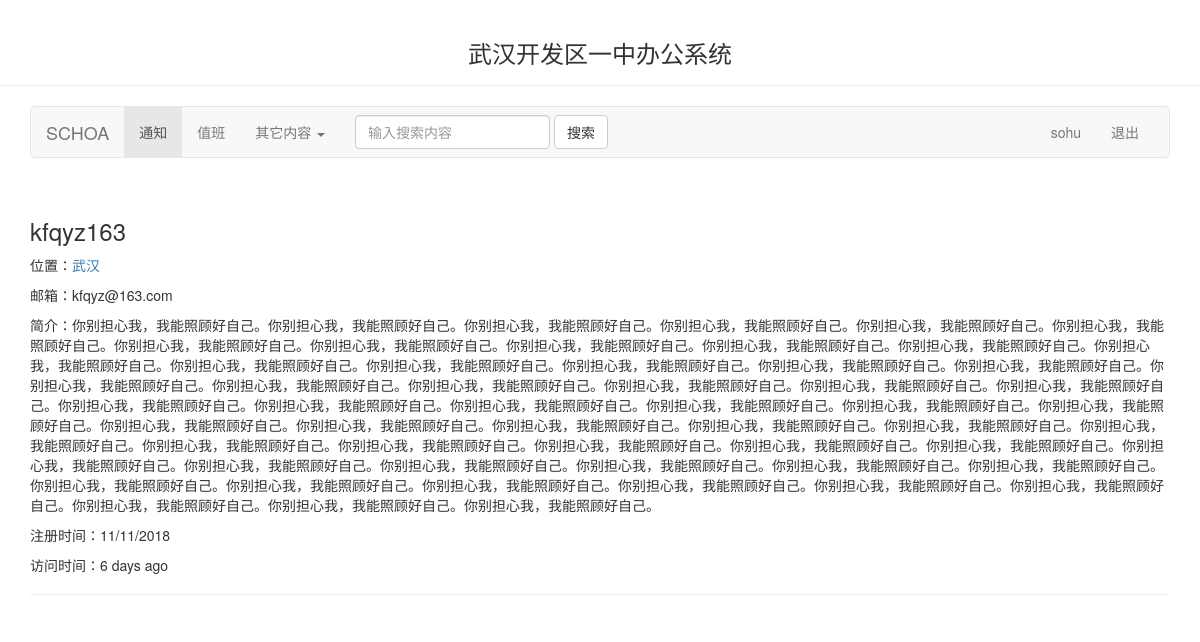
Screenshot of /user/kfqyz163 (signed in) with the database file from the repository.
### app/models.py (models this page shows, shortened)
class User(UserMixin, db.Model):
    __tablename__ = 'users'
    id = db.Column(db.Integer, primary_key=True)
    username = db.Column(db.String(64), unique=True, index=True)
    email = db.Column(db.String(64), unique=True, index=True)
    phone_number = db.Column(db.Integer, unique=True, index=True)
    password_hash = db.Column(db.String(128))
    role_id = db.Column(db.Integer, db.ForeignKey('roles.id'))
    confirmed = db.Column(db.Boolean, default=False)
    name = db.Column(db.String(64))
    location = db.Column(db.String(64))
    about_me = db.Column(db.Text())
    member_since = db.Column(db.DateTime(), default=datetime.utcnow)
    last_seen = db.Column(db.DateTime(), default=datetime.utcnow)
    @property
    def password(self):
        raise AttributeError('密码不可读取！')
    def can(self, perm):
        return self.role is not None and self.role.has_permission(perm)
    def is_administrator(self):
        return self.can(Permission.ADMIN)
    def ping(self):
        self.last_seen = datetime.utcnow()
        db.session.add(self)

### app/main/views.py (the view)
@main.route('/user/<username>')
def user(username):
    user = User.query.filter_by(username=username).first_or_404()
    return render_template('user.html', user=user)

### app/auth/views.py (called while the page is built)
@auth.before_app_request
def before_request():
    if current_user.is_authenticated:
        current_user.ping()
        if not current_user.confirmed \
                and request.endpoint \
                and request.blueprint != 'auth' \
                and request.endpoint != 'static':
            return redirect(url_for('auth.unconfirmed'))

### app/main/__init__.py (called while the page is built)
@main.app_context_processor
def inject_permissions():
    return dict(Permission=Permission)

### app/models.py (called while the page is built)
@login_manager.user_loader
def load_user(user_id):
    return User.query.get(int(user_id))

    def has_permission(self, perm):
        return self.permissions & perm == perm

### app/templates/user.html (shortened to what this page needs)
{% extends "base.html" %}
{% block page_content %}
    <div class="page-header">
        <h3>{{ user.username }}</h3>
        {% if user.location %}
            <p>
                位置：<a href="http://maps.baidu.com/?q={{ user.location }}">{{ user.location }}</a>
            </p>
        {% endif %}
        {% if user.email %}<p>邮箱：{{ user.email }}</p>{% endif %}
        {% if user.about_me %}<p>简介：{{ user.about_me }}</p>{% endif %}
        <p>注册时间：{{ moment(user.member_since).format('L') }}</p>
        <p>访问时间：{{ moment(user.last_seen).fromNow() }}</p>
    </div>
{% endblock %}

### app/templates/base.html (shortened to what this page needs)
{% extends 'bootstrap/base.html' %}
{% block navbar %}
    <div class="page-header" align="center"><h3>武汉开发区一中办公系统</h3></div>
    <div class="container">
        <nav class="navbar navbar-default">
            <div class="container-fluid">
                <div class="navbar-header">
                    <a class="navbar-brand" href="#">SCHOA</a>
                </div>
                <div class="collapse navbar-collapse" id="bs-example-navbar-collapse-1">
                    <ul class="nav navbar-nav">
                        <li class="active"><a href="#">通知 <span class="sr-only">(current)</span></a></li>
                        <li><a href="#">值班 </a></li>
                        <li class="dropdown">
                            <a href="#" class="dropdown-toggle" data-toggle="dropdown" role="button"
                               aria-haspopup="true" aria-expanded="false">其它内容 <span class="caret"></span></a>
                        </li>
                    </ul>
                    <form class="navbar-form navbar-left">
                        <div class="form-group">
                            <input type="text" class="form-control" placeholder="输入搜索内容">
                        </div>
                        <button type="submit" class="btn btn-default">搜索</button>
                    </form>
                    <ul class="nav navbar-nav navbar-right">
                        {% if current_user.is_authenticated %}
                            <li><a href="{{ url_for('main.user',username=current_user.username) }}">{{ current_user.username }}</a></li>
                            <li><a href="{{ url_for('auth.logout') }}">退出</a></li>
                        {% else %}
                            <li><a href="{{ url_for('auth.login') }}">登录</a></li>
                            <li><a href="{{ url_for('auth.register') }}">注册</a></li>
                        {% endif %}
                    </ul>
                </div>
            </div>
        </nav>
    </div>
{% endblock %}
{% block content %}
    <div class="container">
        {% block page_content %}{% endblock %}
    </div>
{% endblock %}

### rows the page displays
User: username "sohu"
User: username "kfqyz163", location "武汉", email "kfqyz@163.com", about_me "你别担心我，我能照顾好自己。你别担心我，我能照顾好自己。你别担心我，我能照顾好自己。你别担心我，我能照顾好自己。你别担心我，我能照顾好自己。你别担心我，我能照顾好自己。你别担心我，我能照顾好自己。你别担心我，我能照顾好自己。你别担心我，我能照顾好自己。你别担心我，我能照顾好自己。你别担心我，我能照顾好自己。你别担心我，我能照顾好自己。你别担心我，我能照顾好自己。你别担心我，我能照顾好自己。你别担心我，我能照顾好自己。你别担心我，我能照顾好自己。你别担心我，我能照顾好自己。你别担心我，我能照顾好自己。你别担心我，我能照顾好自己。你别担心我，我能照顾好自己。你别担心我，我能照顾好自己。你别担心我，我能照顾好自己。你别担心我，我能照顾好自己。你别担心我，我能照顾好自己。你别担心我，我能照顾好自己。你别担心我，我能照顾好自己。你别担心我，我能照顾好自己。你别担心我，我能照顾好自己。你别担心我，我能照顾好自己。你别担心我，我能照顾好自己。你别担心我，我能照顾好自己。你别担心我，我能照顾好自己。你别担心我，我能照顾好自己。你别担心我，我能照顾好自己。你别担心我，我能照顾好自己。你别担心我，我能照顾好自己。你别担心我，我能照顾好自己。你别担心我，我能照顾好自己。你别担心我，我能照顾好自己。你别担心我，我能照顾好自己。你别担心我，我能照顾好自己。你别担心我，我能照顾好自己。你别担心我，我能照顾好自己。你别担心我，我能照顾好自己。你别担心我，我能照顾好自己。你别担心我，我能照顾好自己。你别担心我，我能照顾好自己。你别担心我，我能照顾好自己。你别担心我，我能照顾好自己。你别担心我，我能照顾好自己。…", member_since "11/11/2018", last_seen "6 days ago"
